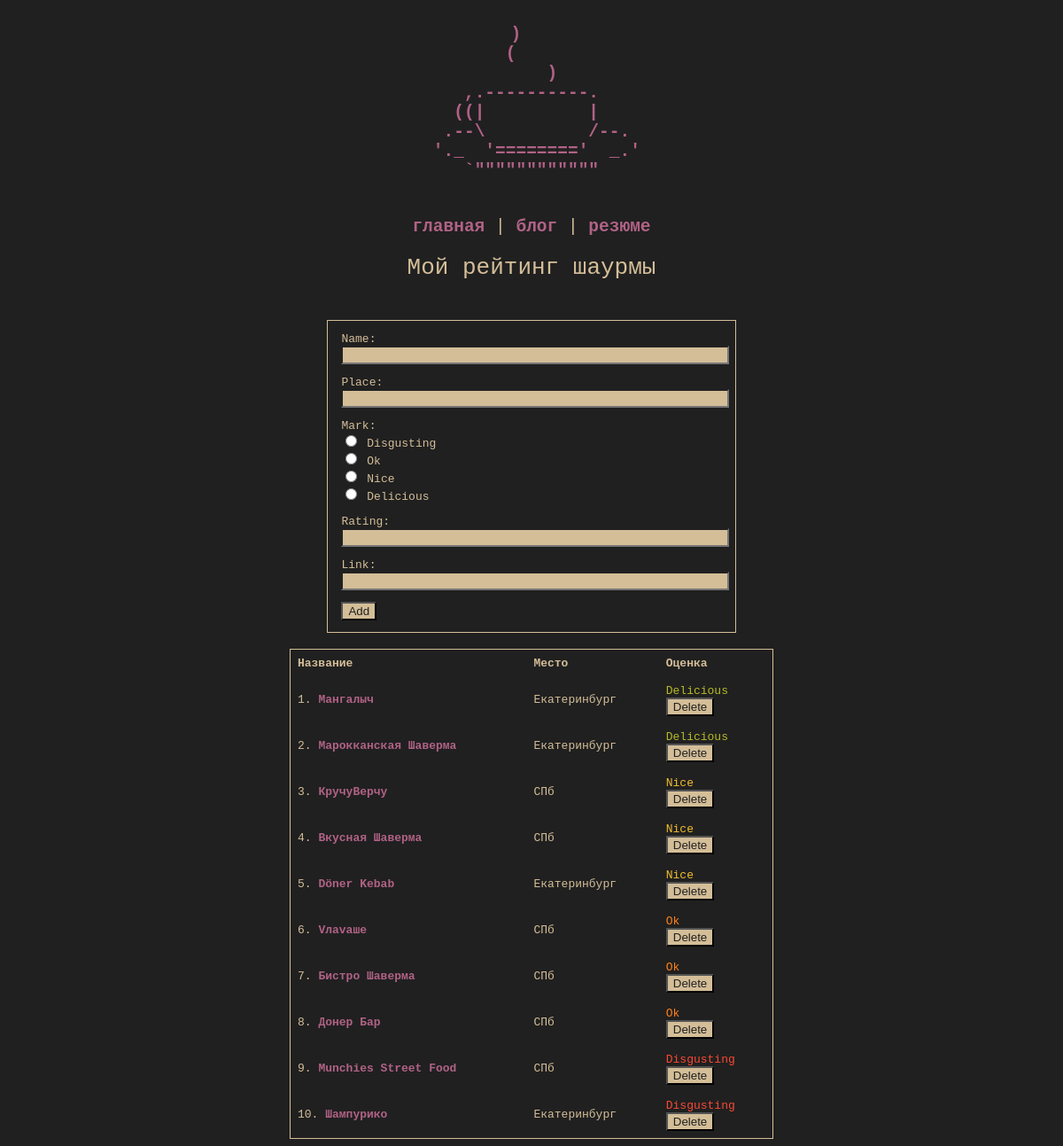
The app's page /shawarma_rating (signed in) with its own data.
### tables this page shows
CREATE TABLE shawarma (
    "rating" INTEGER NOT NULL,
    "name" TEXT NOT NULL,
    "place" TEXT NOT NULL,
    "mark" INTEGER NOT NULL
, "url" TEXT  NOT NULL);

### kolpa_site.py (the view, shortened to what this page needs)
@app.route("/shawarma_rating", methods=["POST", "GET"])
def shawarma():
    return render_template('shawarma_rating.html', shaws = dbase.getShawsData(), admin = session['admin'])

### FDataBase.py (called while the page is built)
    def getShawsData(self):
        sql = '''SELECT rowid, * FROM shawarma ORDER BY rating'''
        try:
            self.__cur.execute(sql)
            res = self.__cur.fetchall()
            if res: return res
        except:
            print("Error reading DB")
        return []

### kolpa_site.py (called while the page is built)
def connect_db():
    conn = sqlite3.connect(app.config['DATABASE'])
    conn.row_factory = sqlite3.Row
    return conn

def get_db():
    if not hasattr(g, 'link_db'):
        g.link_db = connect_db()
    return g.link_db

@app.before_request
def before_request():
   global dbase
   db = get_db()
   dbase = FDataBase(db)
   if 'admin' not in session:
       session['admin'] = False

### templates/shawarma_rating.html (shortened to what this page needs)
<!DOCTYPE html>
<html>
  <head>
    <link type="text/css" href="{{ url_for('static', filename='css/styles.css')}}" rel="stylesheet" />
  </head>
  <body>
    <section id="header" aria-label="Home">
      <a href="/" title="Home">
      <pre>
        )
        (
            )
    ,.----------.
   ((|          |
  .--\          /--.
 '._  '========'  _.'
    `""""""""""""
      </pre>
	</a>
    </section>
      <section id="menu">
        <p id="test">
          <a href="/">главная</a> | <a href="/blog">блог</a> | <a href="/resume">резюме</a>
        </p>
      </section>
    <section style="text-align: center; font-size:200%;">
        Мой рейтинг шаурмы
    </section>
    <br>
    {%if admin %}
    <div id="weird-boxes">
      <section id="simple_block" style="max-width: 55ch;">
      <form enctype="multipart/form-data" method="post">
      <p><label for="name">Name:</label><br>
      <input type="text" id="name" name="name" style="width: 100%;"><br></p>
      <p><label for="place">Place:</label><br>
      <input type="text" id="place" name="place" style="width: 100%;"><br></p>
      <p><label for="mark">Mark:</label><br>
      <input type="radio" name="mark" value=1 style="background-color: #202020"> Disgusting<br>
      <input type="radio" name="mark" value=2> Ok<br>
      <input type="radio" name="mark" value=3> Nice<br>
      <input type="radio" name="mark" value=4> Delicious<br></p>
      <p><label for="Rating">Rating:</label><br>
        <input type="number" id="rating" name="rating" style="width: 100%;"><br></p>
      <p><label for="link">Link:</label><br>
      <input type="text" id="link" name="link" style="width: 100%;"><br></p>
      <p></p><input type="submit" value="Add"></p>
    </form>
    </section>
    </div>
    <br>
    {% endif %}
    <section id="rating">
      <div style="overflow-x:auto;">
        <table>
          <tr>
            <th>Название</th>
            <th>Место</th>
            <th>Оценка</th>
          </tr>
          {% for s in shaws -%}
          <tr>
            <td>{{s.rating}}. <a href="{{s.url}}" target="_blank">{{s.name}}</a></td>
            <td>{{s.place}}</td>
            <td><span id="{% if s.mark == 4 -%}Delicious{% elif s.mark == 3 -%}Nice{% elif s.mark == 2 -%}Ok{% elif s.mark == 1 -%}Disgusting{% endif -%}">
              {% if s.mark == 4 -%}Delicious{% elif s.mark == 3 -%}Nice{% elif s.mark == 2 -%}Ok{% elif s.mark == 1 -%}Disgusting{% endif -%}
              {%if admin %}
              <form action="/shawarma/{{s.rowid}}" method="post">
                <input type="submit" name="submit_button" value="Delete">
              </form>
              {% endif %}
            </span> </td>
          </tr>
        {% endfor -%}
      </table>
	</section>
  </body>
</html>

### static/css/styles.css (style rules this page uses)
body { background-color: #202020; overflow-x: hidden; }
html { overflow-x: hidden; }
input { background-color: #d4be98; color: #202020; }
p#test { width: 100%; text-align: center; font-size:150%; }
span#Delicious { color:#b8bb26 }
span#Nice { color:#f2bd2f }
span#Ok { color:#fe8019 }
span#Disgusting { color:#fb4934 }
table { overflow-x: scroll; border-collapse: collapse; border-spacing: 0; width: 100%; border: 1px solid #d4be98; }
th, td { text-align: left; padding: 8px; }
section { font-family: monospace; background-color: #202020; color:#d4be98; }
section#header { text-align:center; font-size:150%; margin-right:1%; margin-left:1%; }
#weird-boxes section { padding: 0 2ch; margin-top: 2em; border: 1px solid #d4be98; }
section#simple_block { margin-left: auto; margin-right: auto; max-width: 38ch; }
section#rating { align-items: center; margin-left: auto; margin-right: auto; max-width: 70ch; }
section#menu { margin-left: auto; margin-right: auto; width: 40ch; }
a { text-decoration: none; font-weight:bold; color:#B16286; }

### records on screen
shawarma: rating "1", name "Мангалыч", place "Екатеринбург", mark "Delicious"
shawarma: rating "2", name "Марокканская Шаверма", place "Екатеринбург", mark "Delicious"
shawarma: rating "3", name "КручуВерчу", place "СПб", mark "Nice"
shawarma: rating "4", name "Вкусная Шаверма", place "СПб", mark "Nice"
shawarma: rating "5", name "Döner Kebab", place "Екатеринбург", mark "Nice"
shawarma: rating "6", name "Vлavaше", place "СПб", mark "Ok"
shawarma: rating "7", name "Бистро Шаверма", place "СПб", mark "Ok"
shawarma: rating "8", name "Донер Бар", place "СПб", mark "Ok"
shawarma: rating "9", name "Munchies Street Food", place "СПб", mark "Disgusting"
shawarma: rating "10", name "Шампурико", place "Екатеринбург", mark "Disgusting"
